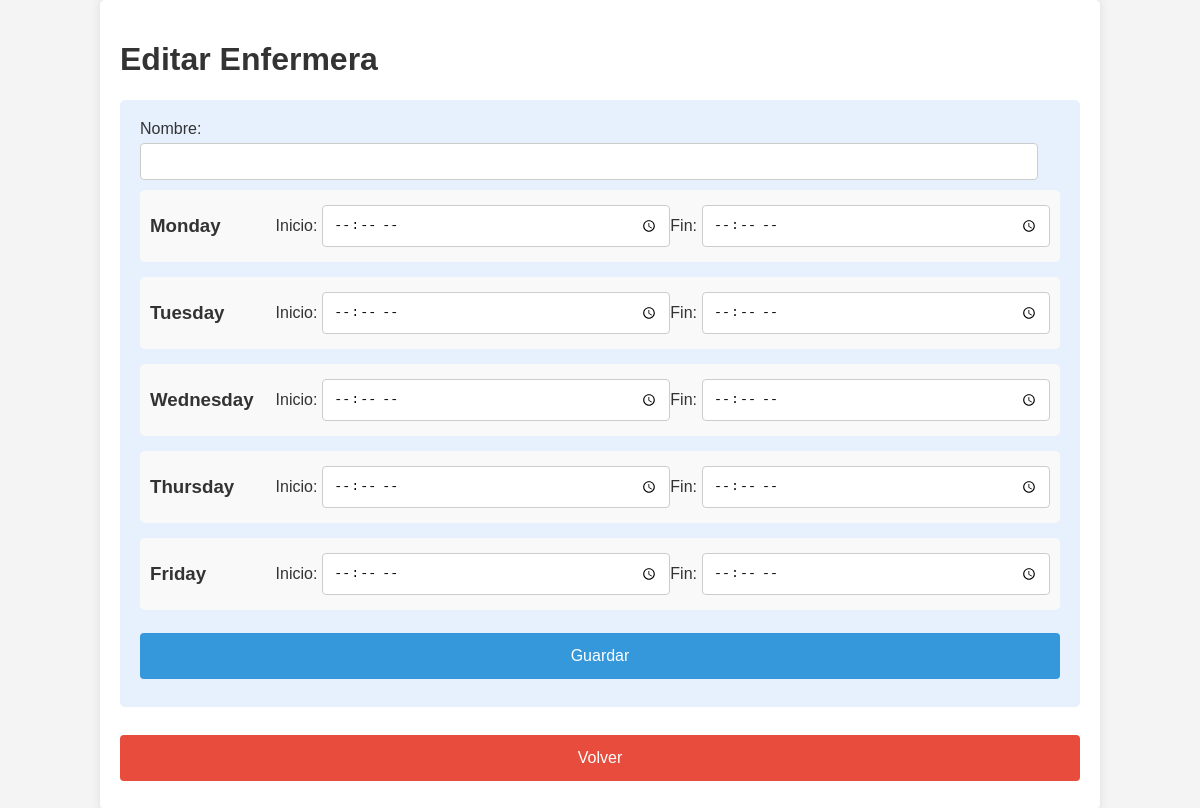
The app's page /edit_nurse_form/6, older data.
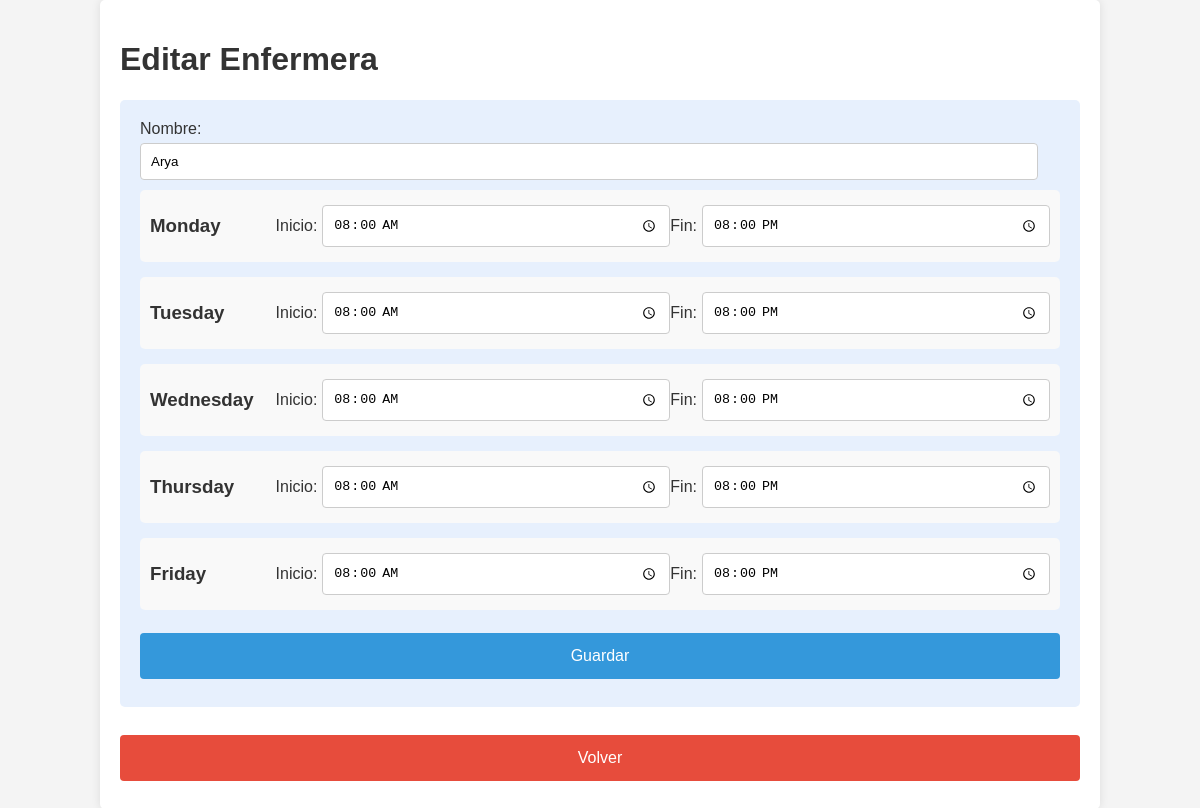
The same page, newer data.
### models.py (models this page shows)
class Nurse(db.Model):
    id = db.Column(db.Integer, primary_key=True)
    name = db.Column(db.String(50), nullable=False)
    availabilities = db.relationship('Availability', backref='nurse', cascade='all, delete-orphan', lazy=True)

class Availability(db.Model):
    id = db.Column(db.Integer, primary_key=True)
    nurse_id = db.Column(db.Integer, db.ForeignKey('nurse.id'), nullable=False)
    day = db.Column(db.String(50), nullable=False)
    start_time = db.Column(db.String(5), nullable=False)
    end_time = db.Column(db.String(5), nullable=False)

### app.py (the view)
@app.route('/edit_nurse_form/<int:nurse_id>')
def edit_nurse_form(nurse_id):
    nurse = Nurse.query.get(nurse_id)
    return render_template('edit_nurse_form.html', nurse=nurse)

### templates/edit_nurse_form.html (shortened to what this page needs)
<!DOCTYPE html>
<html lang="en">
<head>
    <link rel="stylesheet" href="{{ url_for('static', filename='styles.css') }}">
</head>
<body>
    <div class="container">
        <h1>Editar Enfermera</h1>
        <form action="/edit_nurse/{{ nurse.id }}" method="post">
            <label for="name">Nombre:</label>
            <input type="text" id="name" name="name" value="{{ nurse.name }}" required>
            {% for day in ['Monday', 'Tuesday', 'Wednesday', 'Thursday', 'Friday'] %}
                <div class="day-group">
                    <h3>{{ day }}</h3>
                    <label for="{{ day.lower() }}_start">Inicio:</label>
                    <input type="time" id="{{ day.lower() }}_start" name="{{ day.lower() }}_start" value="{% for availability in nurse.availabilities if availability.day == day %}{{ availability.start_time }}{% endfor %}">
                    <label for="{{ day.lower() }}_end">Fin:</label>
                    <input type="time" id="{{ day.lower() }}_end" name="{{ day.lower() }}_end" value="{% for availability in nurse.availabilities if availability.day == day %}{{ availability.end_time }}{% endfor %}">
                </div>
            {% endfor %}
            <button type="submit">Guardar</button>
        </form>
        <button class="cancel" onclick="window.location.href='/'">Volver</button>
    </div>
</body>
</html>

### static/styles.css (style rules this page uses)
body { font-family: Arial, sans-serif; background-color: #f4f4f4; margin: 0; padding: 0; }
.container { width: 80%; margin: auto; overflow: hidden; padding: 20px; background: white; border-radius: 5px; box-shadow: 0 0 10px rgba(0,0,0,0.1); }
h1, h2, h3 { color: #333; }
form { background: #e7f0fd; padding: 20px; margin-bottom: 20px; border-radius: 5px; }
label { color: #333; }
input[type="text"], input[type="time"] { width: calc(100% - 22px); padding: 10px; margin: 5px 0 10px 0; display: inline-block; border: 1px solid #ccc; border-radius: 4px; box-sizing: border-box; }
button { width: 100%; background-color: #3498db; color: white; padding: 14px 20px; margin: 8px 0; border: none; border-radius: 4px; cursor: pointer; font-size: 16px; }
button.cancel { background-color: #e74c3c; }

### templates/edit_nurse_form.html (style rules this page uses)
.day-group { background: #f9f9f9; padding: 10px; border-radius: 5px; margin-bottom: 15px; display: flex; align-items: center; justify-content: space-between; }
.day-group h3 { margin: 0; padding-right: 10px; flex: 1; }
.day-group label { margin-top: 0; margin-right: 5px; color: #333; }
.day-group input[type="time"] { width: calc(40% - 12px); margin: 5px 0 5px 0; padding: 10px; display: inline-block; border: 1px solid #ccc; border-radius: 4px; box-sizing: border-box; }

Row changes from the older to the newer data that the page shows:
added Nurse: name "Arya"
added Availability: start_time "08:00", end_time "20:00"
added Availability: start_time "08:00", end_time "20:00"
added Availability: start_time "08:00", end_time "20:00"
added Availability: start_time "08:00", end_time "20:00"
added Availability: start_time "08:00", end_time "20:00"
